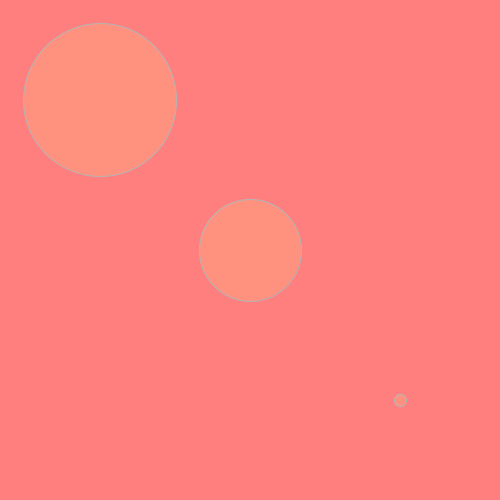
Frame 1 (no input)
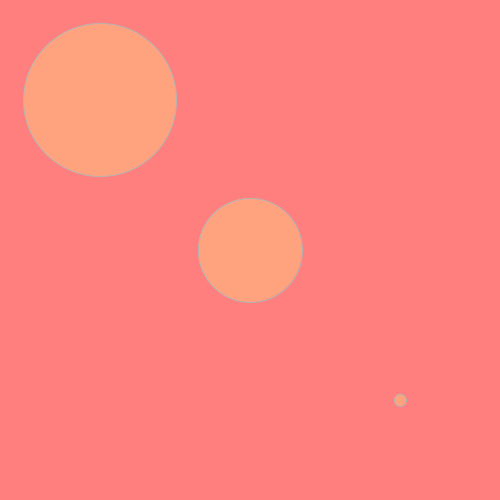
Frame 60 (the mouse pressed at the canvas centre just before this capture)
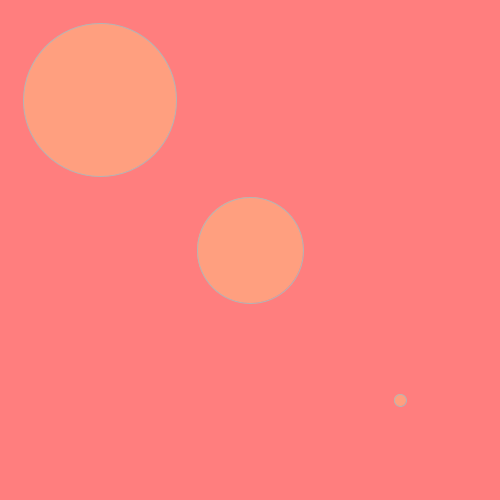
Frame 120 (the mouse held since frame 60 and released just before this capture)

The Processing sketch that drew these frames (run headless with seeded random() and noise(); from frame 60 on, the mouse is pressed at the canvas centre):

// Processing sketch: processing_122667
// ── processing_122667.pde

float counter = 0;
void setup()
{
  size(500, 500);   
  colorMode(HSB, 360, 100, 100); 
 }
 
 
 void draw()
{
  
  float b = map(sin(counter), -1, 40, 0, 360);  
 
  background (#FF7E7E); 
  counter += 0.01;
  pushMatrix();
  int sec= second()*2;
  fill(b,50,100);
  stroke(255);
  counter += 0.01;
  ellipse(250,250,-sec,sec);
  
  
  
  int min= minute()*3;
  fill(b,50,100);
  stroke(255);
  ellipse(100,100,-min,min);
  
  int h= hour()*3;
  fill(b,50,100);
  stroke(255);
  ellipse(400,400,-h,h);
  
  
  
  popMatrix();
  
  
  
  
  
  
 

}
